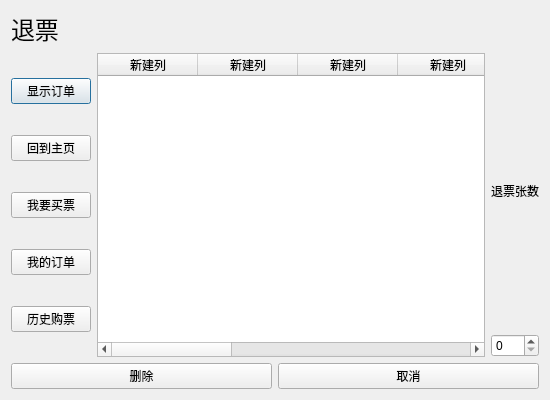
<?xml version="1.0" encoding="UTF-8"?>
<ui version="4.0">
 <class>userreturn</class>
 <widget class="QDialog" name="userreturn">
  <property name="geometry">
   <rect>
    <x>0</x>
    <y>0</y>
    <width>550</width>
    <height>400</height>
   </rect>
  </property>
  <property name="windowTitle">
   <string>Dialog</string>
  </property>
  <layout class="QVBoxLayout" name="verticalLayout_3">
   <item>
    <widget class="QLabel" name="label">
     <property name="font">
      <font>
       <family>微软雅黑 Light</family>
       <pointsize>18</pointsize>
      </font>
     </property>
     <property name="text">
      <string>退票</string>
     </property>
    </widget>
   </item>
   <item>
    <layout class="QHBoxLayout" name="horizontalLayout">
     <item>
      <layout class="QVBoxLayout" name="verticalLayout">
       <item>
        <widget class="QPushButton" name="show_order">
         <property name="text">
          <string>显示订单</string>
         </property>
        </widget>
       </item>
       <item>
        <widget class="QPushButton" name="pushButton">
         <property name="text">
          <string>回到主页</string>
         </property>
        </widget>
       </item>
       <item>
        <widget class="QPushButton" name="pushButton_2">
         <property name="text">
          <string>我要买票</string>
         </property>
        </widget>
       </item>
       <item>
        <widget class="QPushButton" name="pushButton_4">
         <property name="text">
          <string>我的订单</string>
         </property>
        </widget>
       </item>
       <item>
        <widget class="QPushButton" name="pushButton_3">
         <property name="text">
          <string>历史购票</string>
         </property>
        </widget>
       </item>
      </layout>
     </item>
     <item>
      <widget class="QTableWidget" name="tableWidget">
       <column>
        <property name="text">
         <string>新建列</string>
        </property>
       </column>
       <column>
        <property name="text">
         <string>新建列</string>
        </property>
       </column>
       <column>
        <property name="text">
         <string>新建列</string>
        </property>
       </column>
       <column>
        <property name="text">
         <string>新建列</string>
        </property>
       </column>
       <column>
        <property name="text">
         <string>新建列</string>
        </property>
       </column>
       <column>
        <property name="text">
         <string>新建列</string>
        </property>
       </column>
       <column>
        <property name="text">
         <string>新建列</string>
        </property>
       </column>
       <column>
        <property name="text">
         <string>新建列</string>
        </property>
       </column>
       <column>
        <property name="text">
         <string>新建列</string>
        </property>
       </column>
      </widget>
     </item>
     <item>
      <layout class="QVBoxLayout" name="verticalLayout_2">
       <item>
        <widget class="QLabel" name="label_2">
         <property name="text">
          <string>退票张数</string>
         </property>
        </widget>
       </item>
       <item>
        <widget class="QSpinBox" name="ticket_number"/>
       </item>
      </layout>
     </item>
    </layout>
   </item>
   <item>
    <layout class="QHBoxLayout" name="horizontalLayout_2">
     <item>
      <widget class="QPushButton" name="pushButton_5">
       <property name="text">
        <string>删除</string>
       </property>
      </widget>
     </item>
     <item>
      <widget class="QPushButton" name="pushButton_6">
       <property name="text">
        <string>取消</string>
       </property>
      </widget>
     </item>
    </layout>
   </item>
  </layout>
 </widget>
 <resources/>
 <connections/>
</ui>
